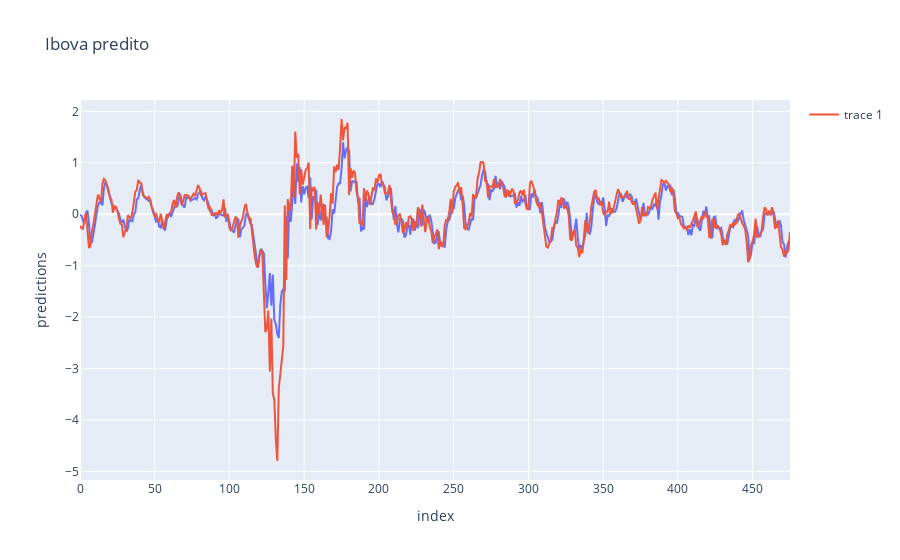

Notebook code for this chart:
### Code cell
# TODO: ver de plotar o RMSE pra cima e pra baixo 
show_copare_prediction()

### Figure 1 — Plotly figure (JSON) as saved in the notebook; plotly's stock layout.template omitted (floating-point values rounded to 4 significant figures; data arrays with more than 128 entries replaced by an {"elided": "..."} marker saying what was removed)
{"data": [{"hovertemplate": "index=%{x}<br>predictions=%{y}<extra></extra>", "legendgroup": "", "line": {"color": "#636efa", "dash": "solid"}, "marker": {"symbol": "circle"}, "mode": "lines", "name": "", "orientation": "v", "showlegend": false, "type": "scatter", "x": {"elided": "476 int values"}, "xaxis": "x", "y": {"elided": "476 float values"}, "yaxis": "y"}, {"mode": "lines", "type": "scatter", "x": {"elided": "476 int values"}, "y": {"elided": "476 float values"}}], "layout": {"legend": {"tracegroupgap": 0}, "title": {"text": "Ibova predito"}, "xaxis": {"anchor": "y", "domain": [0, 1], "title": {"text": "index"}}, "yaxis": {"anchor": "x", "domain": [0, 1], "title": {"text": "predictions"}}}}
